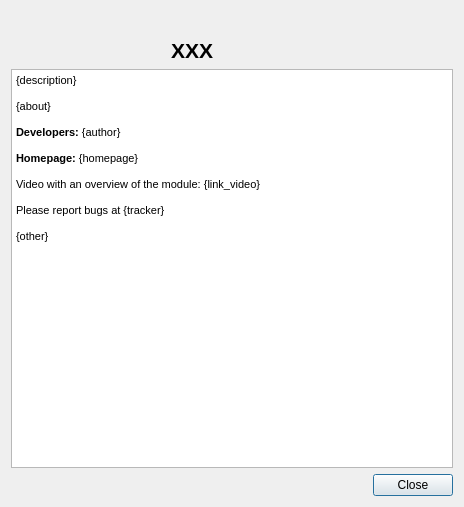
<?xml version="1.0" encoding="UTF-8"?>
<ui version="4.0">
 <class>Dialog</class>
 <widget class="QDialog" name="Dialog">
  <property name="geometry">
   <rect>
    <x>0</x>
    <y>0</y>
    <width>464</width>
    <height>507</height>
   </rect>
  </property>
  <property name="windowTitle">
   <string>About {plugin_name}</string>
  </property>
  <layout class="QGridLayout" name="gridLayout" columnstretch="0,0">
   <item row="0" column="0" colspan="2">
    <widget class="QLabel" name="pluginName">
     <property name="text">
      <string>&lt;!DOCTYPE HTML PUBLIC &quot;-//W3C//DTD HTML 4.0//EN&quot; &quot;http://www.w3.org/TR/REC-html40/strict.dtd&quot;&gt;
                            &lt;html&gt;&lt;head&gt;&lt;meta name=&quot;qrichtext&quot; content=&quot;1&quot; /&gt;&lt;style
                            type=&quot;text/css&quot;&gt;
                            p, li { white-space: pre-wrap; }
                            &lt;/style&gt;&lt;/head&gt;&lt;body style=&quot; font-family:'MS Shell Dlg 2';
                            font-size:8pt; font-weight:400; font-style:normal;&quot;&gt;
                            &lt;p align=&quot;center&quot; style=&quot; margin-top:0px; margin-bottom:0px;
                            margin-left:0px; margin-right:0px; -qt-block-indent:0; text-indent:0px;&quot;&gt;&lt;span
                            style=&quot; font-family:'Droid Sans'; font-size:16pt; font-weight:600;&quot;&gt;XXX&lt;/span&gt;&lt;/p&gt;&lt;/body&gt;&lt;/html&gt;
                        </string>
     </property>
     <property name="alignment">
      <set>Qt::AlignCenter</set>
     </property>
    </widget>
   </item>
   <item row="1" column="0" colspan="2">
    <widget class="QTextBrowser" name="textBrowser">
     <property name="readOnly">
      <bool>true</bool>
     </property>
     <property name="html">
      <string>&lt;!DOCTYPE HTML PUBLIC &quot;-//W3C//DTD HTML 4.0//EN&quot; &quot;http://www.w3.org/TR/REC-html40/strict.dtd&quot;&gt;
&lt;html&gt;&lt;head&gt;&lt;meta name=&quot;qrichtext&quot; content=&quot;1&quot; /&gt;&lt;style type=&quot;text/css&quot;&gt;
p, li { white-space: pre-wrap; }
&lt;/style&gt;&lt;/head&gt;&lt;body style=&quot; font-family:'MS Shell Dlg 2'; font-size:8.25pt; font-weight:400; font-style:normal;&quot;&gt;
&lt;p style=&quot; margin-top:0px; margin-bottom:0px; margin-left:0px; margin-right:0px; -qt-block-indent:0; text-indent:0px;&quot;&gt;{description}&lt;/p&gt;
&lt;p style=&quot;-qt-paragraph-type:empty; margin-top:0px; margin-bottom:0px; margin-left:0px; margin-right:0px; -qt-block-indent:0; text-indent:0px;&quot;&gt;&lt;br /&gt;&lt;/p&gt;
&lt;p style=&quot; margin-top:0px; margin-bottom:0px; margin-left:0px; margin-right:0px; -qt-block-indent:0; text-indent:0px;&quot;&gt;{about}     &lt;/p&gt;
&lt;p style=&quot; margin-top:0px; margin-bottom:0px; margin-left:0px; margin-right:0px; -qt-block-indent:0; text-indent:0px;&quot;&gt;                &lt;/p&gt;
&lt;p style=&quot; margin-top:0px; margin-bottom:0px; margin-left:0px; margin-right:0px; -qt-block-indent:0; text-indent:0px;&quot;&gt;&lt;span style=&quot; font-weight:600;&quot;&gt;Developers:&lt;/span&gt; {author}&lt;/p&gt;
&lt;p style=&quot;-qt-paragraph-type:empty; margin-top:0px; margin-bottom:0px; margin-left:0px; margin-right:0px; -qt-block-indent:0; text-indent:0px;&quot;&gt;&lt;br /&gt;&lt;/p&gt;
&lt;p style=&quot; margin-top:0px; margin-bottom:0px; margin-left:0px; margin-right:0px; -qt-block-indent:0; text-indent:0px;&quot;&gt;&lt;span style=&quot; font-weight:600;&quot;&gt;Homepage: &lt;/span&gt;{homepage}&lt;/p&gt;
&lt;p style=&quot;-qt-paragraph-type:empty; margin-top:0px; margin-bottom:0px; margin-left:0px; margin-right:0px; -qt-block-indent:0; text-indent:0px;&quot;&gt;&lt;br /&gt;&lt;/p&gt;
&lt;p style=&quot; margin-top:0px; margin-bottom:0px; margin-left:0px; margin-right:0px; -qt-block-indent:0; text-indent:0px;&quot;&gt;Video with an overview of the module: {link_video}&lt;/p&gt;
&lt;p style=&quot;-qt-paragraph-type:empty; margin-top:0px; margin-bottom:0px; margin-left:0px; margin-right:0px; -qt-block-indent:0; text-indent:0px;&quot;&gt;&lt;br /&gt;&lt;/p&gt;
&lt;p style=&quot; margin-top:0px; margin-bottom:0px; margin-left:0px; margin-right:0px; -qt-block-indent:0; text-indent:0px;&quot;&gt;Please report bugs at {tracker}&lt;/p&gt;
&lt;p style=&quot;-qt-paragraph-type:empty; margin-top:0px; margin-bottom:0px; margin-left:0px; margin-right:0px; -qt-block-indent:0; text-indent:0px;&quot;&gt;&lt;br /&gt;&lt;/p&gt;
&lt;p style=&quot; margin-top:0px; margin-bottom:0px; margin-left:0px; margin-right:0px; -qt-block-indent:0; text-indent:0px;&quot;&gt;{other}                 &lt;/p&gt;&lt;/body&gt;&lt;/html&gt;</string>
     </property>
     <property name="textInteractionFlags">
      <set>Qt::LinksAccessibleByMouse|Qt::TextSelectableByMouse</set>
     </property>
    </widget>
   </item>
   <item row="2" column="0" colspan="2">
    <widget class="QDialogButtonBox" name="buttonBox">
     <property name="orientation">
      <enum>Qt::Horizontal</enum>
     </property>
     <property name="standardButtons">
      <set>QDialogButtonBox::Close</set>
     </property>
    </widget>
   </item>
  </layout>
 </widget>
 <resources/>
 <connections>
  <connection>
   <sender>buttonBox</sender>
   <signal>rejected()</signal>
   <receiver>Dialog</receiver>
   <slot>reject()</slot>
   <hints>
    <hint type="sourcelabel">
     <x>316</x>
     <y>260</y>
    </hint>
    <hint type="destinationlabel">
     <x>286</x>
     <y>274</y>
    </hint>
   </hints>
  </connection>
  <connection>
   <sender>buttonBox</sender>
   <signal>accepted()</signal>
   <receiver>Dialog</receiver>
   <slot>accept()</slot>
   <hints>
    <hint type="sourcelabel">
     <x>248</x>
     <y>254</y>
    </hint>
    <hint type="destinationlabel">
     <x>157</x>
     <y>274</y>
    </hint>
   </hints>
  </connection>
 </connections>
</ui>
